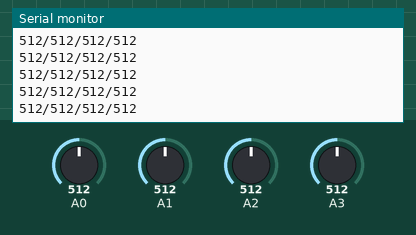
Recording of a sketch running on a simulated Arduino Uno, built with avr-gcc and run on an emulated ATmega328P. Shown: the last lines printed to the serial monitor. Inputs (shaded band) come from the test bench; at power-on: A0 = 512, A1 = 512, A2 = 512, A3 = 512.

Above: at 8.7 s.
8.8 s: A0 set to 916
At 8.85 s:
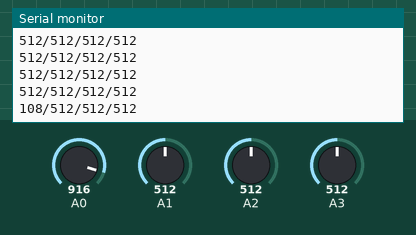
10.3 s: A0 set to 933
At 10.33 s:
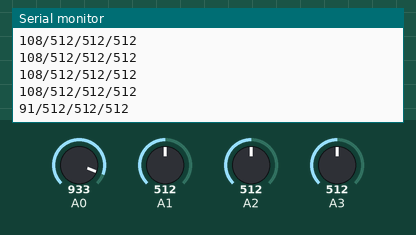
Timing chart, 0 to 12.8 s (numbered marks = the images above; inputs shaded):
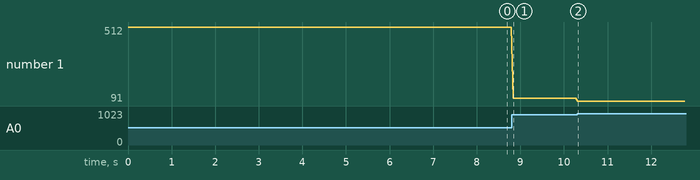

The sketch:

measure.ino
```cpp
// A0 - 빨강
// A1 - 보라
// A2 - 노랑
// A3 - 검정

void setup() {
  Serial.begin(9600);
}

void loop() {
  int A = 1024-analogRead(A0);
  int B = 1024-analogRead(A1);
  int C = 1024-analogRead(A2);
  int D = 1024-analogRead(A3);

  Serial.print(A);
  Serial.print('/');
  Serial.print(B);
  Serial.print('/');
  Serial.print(C);
  Serial.print('/');
  Serial.println(D);
  delay(50);
}
```

Measured:
- after the input at 8.8 s, the serial monitor: prints a new line at once (image 1)
- after the input at 10.3 s, the serial monitor: prints a new line at once (image 2)
- plotted number 1: 512 → 108 after the input at 8.8 s, 108 → 91 after the input at 10.3 s
